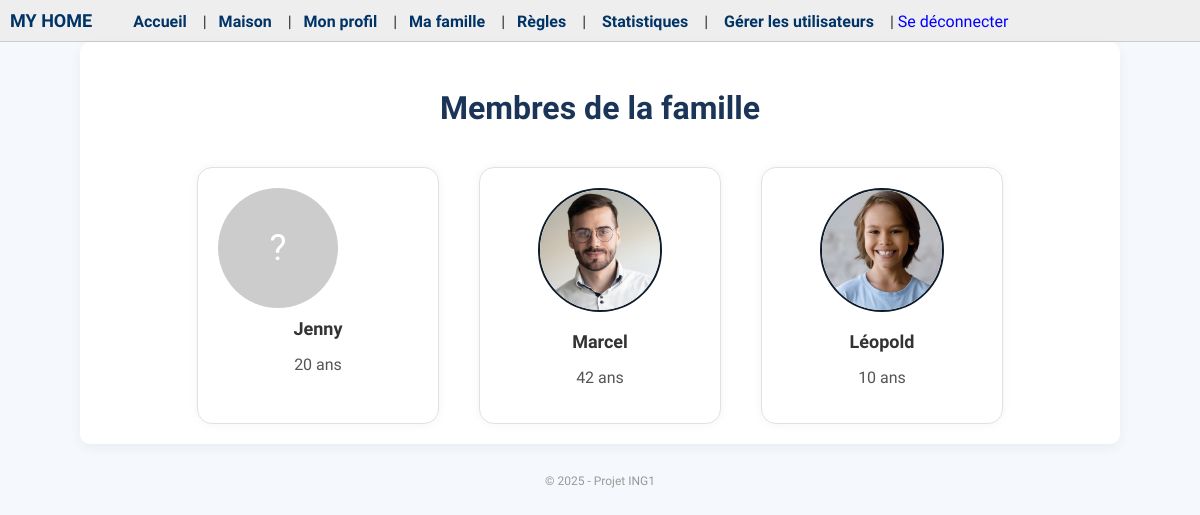
Page /ma-famille/ (signed in) on the committed database.
### users/models.py (models this page shows, shortened)
class User(AbstractUser):
    age = models.IntegerField(null=True, blank=True)
    birth_date = models.DateField(null=True, blank=True)
    type_membre = models.CharField(max_length=50, null=True, blank=True)
    niveau = models.CharField(max_length=15, default="débutant")
    points = models.FloatField(default=0.0)
    photo = models.ImageField(upload_to='photos_profil/', null=True, blank=True)  #
    est_valide = models.BooleanField(default=False)

### users/views.py (the view)
# urls.py: path('ma-famille/', ma_famille_view, name='ma_famille'),
@login_required
def ma_famille_view(request):
    if not request.user.est_valide:
        return redirect('en_attente_validation')
    membres = User.objects.exclude(id=request.user.id)
    return render(request, 'ma_famille.html', {'membres': membres})

### templates/ma_famille.html (shortened to what this page needs)
{% extends 'base.html' %}
{% block content %}
<h2 class="titre-famille">Membres de la famille</h2>
<div class="grille-famille">
  {% for membre in membres %}
    <div class="carte-membre">
      {% if membre.photo %}
        <img src="{{ membre.photo.url }}" alt="Photo de {{ membre.username }}" class="photo-profil">
      {% else %}
        <div class="photo-vide">?</div>
      {% endif %}
      <p class="prenom">{{ membre.username }}</p>
      <p class="age">{{ membre.age }} ans</p>
    </div>
  {% endfor %}
</div>
{% endblock %}

### static/style.css (style rules this page uses)
body { font-family: 'Oswald', sans-serif; background-color: #F5F8FC; color: #333; margin: 0; padding: 0; }
h1, h2, h3 { color: #1A3557; margin-bottom: 10px; }
.titre-famille { text-align: center; color: #1a3557; font-size: 32px; margin-bottom: 40px; font-family: 'Oswald', sans-serif; }
.grille-famille { display: flex; flex-wrap: wrap; gap: 40px; justify-content: center; }
.carte-membre { background-color: #ffffff; border: 1px solid #dee2e6; border-radius: 15px; padding: 20px; width: 200px; text-align: center; box-shadow: 0 0 10px rgba(0,0,0,0.05); transition: transform 0.2s; }
.photo-profil { width: 120px; height: 120px; border-radius: 50%; object-fit: cover; margin-bottom: 10px; border: 2px solid #0d1b2a; }
.photo-vide { width: 120px; height: 120px; border-radius: 50%; background-color: #ccc; display: flex; align-items: center; justify-content: center; font-size: 36px; color: white; margin-bottom: 10px; }
.prenom { font-weight: bold; font-size: 18px; font-family: 'Oswald', sans-serif; margin: 5px 0; }
.age { color: #555; font-family: 'Oswald', sans-serif; }

### templates/base.html (style rules this page uses)
.titre-famille { font-family: 'Oswald', sans-serif; font-size: 28px; color: #0d1b2a; text-align: center; margin-bottom: 40px; }
.grille-famille { display: flex; flex-wrap: wrap; gap: 40px; justify-content: center; }
.carte-membre { background-color: #ffffff; border: 1px solid #dee2e6; border-radius: 15px; padding: 20px; width: 200px; text-align: center; box-shadow: 0 0 10px rgba(0,0,0,0.05); transition: transform 0.2s; }
.photo-profil { width: 120px; height: 120px; border-radius: 50%; object-fit: cover; margin-bottom: 10px; border: 2px solid #0d1b2a; }
.photo-vide { width: 120px; height: 120px; border-radius: 50%; background-color: #ccc; display: flex; align-items: center; justify-content: center; font-size: 36px; color: white; margin-bottom: 10px; }
.prenom { font-weight: bold; font-size: 18px; font-family: 'Oswald', sans-serif; margin: 5px 0; }
.age { color: #555; font-family: 'Oswald', sans-serif; }

### rows in the picture
User: username "Jenny", age "20"
User: photo (picture), username "Marcel", age "42"
User: photo (picture), username "Léopold", age "10"
